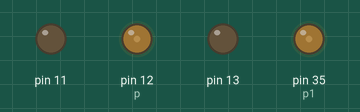
Bench run of a program on a simulated Raspberry Pi (header pin numbers). On the bench: output pins drawn as LEDs (lit = HIGH). At 13.4 s the program stops and its outputs stay as they are.

Above: at 0.41 s.
At 1.51 s:
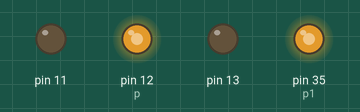
At 2.1 s:
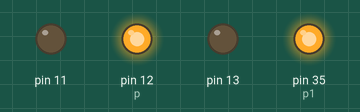
At 5.31 s:
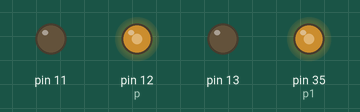
At 8.5 s:
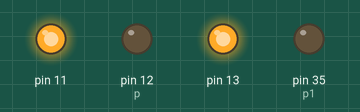
At 13.5 s:
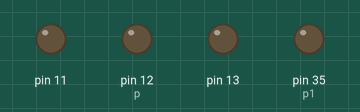
Timing chart, 0 to 14.9 s (numbered marks = the images above):
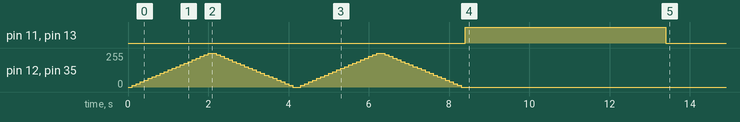

The program:

ventilatorsPWM.py
```python
import RPi.GPIO as GPIO
import time

GPIO.setmode(GPIO.BOARD)
GPIO.setup(11, GPIO.OUT)
GPIO.setup(13, GPIO.OUT)
GPIO.setup(12, GPIO.OUT)
GPIO.setup(35, GPIO.OUT)

p=GPIO.PWM(12, 800)
p1=GPIO.PWM(35, 800)

p.start(0)
p1.start(0)

def engagePump():#channel, dc):
    """Engage Pumps
    Channel 0 or 1
    0<=dc<=100
    """
    """
    if channel==0:
        p.ChangeDutyCycle(dc)
    elif channel==1:
        p1.ChangeDutyCycle(dc)
    """
    for dc in range(0, 101, 5):
        p.ChangeDutyCycle(dc)
        p1.ChangeDutyCycle(dc)
        time.sleep(0.1)
    for dc in range(100, -1, -5):
        p.ChangeDutyCycle(dc)
        p1.ChangeDutyCycle(dc)
        time.sleep(0.1)
try:
    """
    while 1:
        for dc in range(0, 101, 5):
            p.ChangeDutyCycle(dc)
            time.sleep(0.1)
        for dc in range(100, -1, -5):
            p.ChangeDutyCycle(dc)
            time.sleep(0.1)

    GPIO.output(11, GPIO.HIGH)
    GPIO.output(13, GPIO.HIGH)
    time.sleep(5)
    """
    engagePump()
    engagePump()
    GPIO.output(11,GPIO.HIGH)
    GPIO.output(13,GPIO.HIGH)
    time.sleep(5)

except KeyboardInterrupt:
    print("\n")

finally:
    p.stop()
    p1.stop()
    GPIO.cleanup()
```
